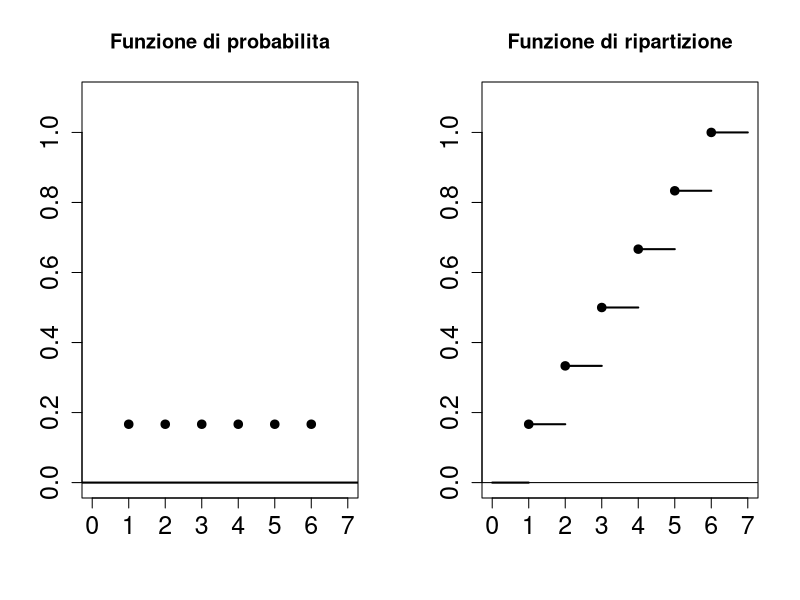
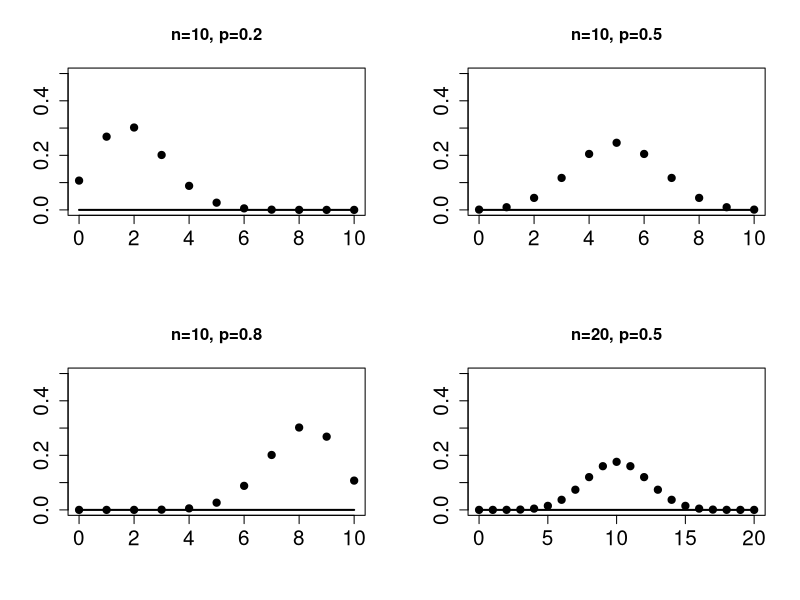
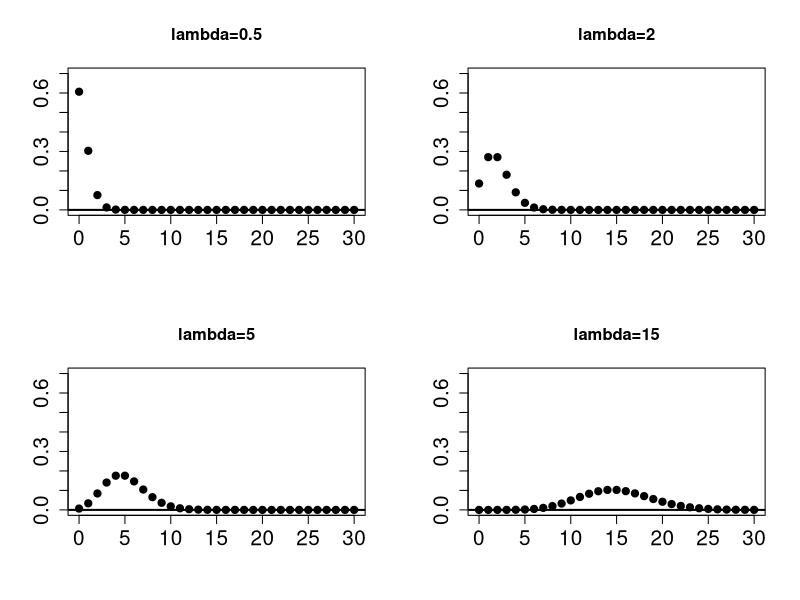
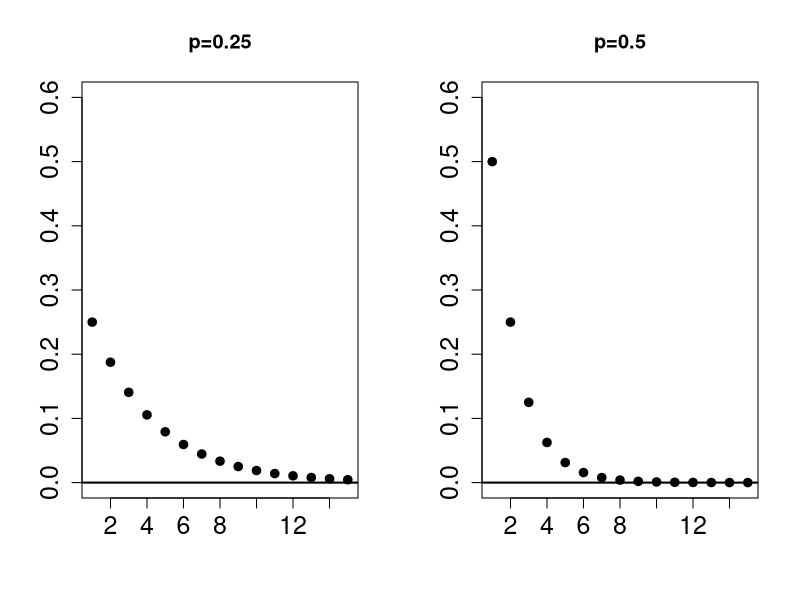
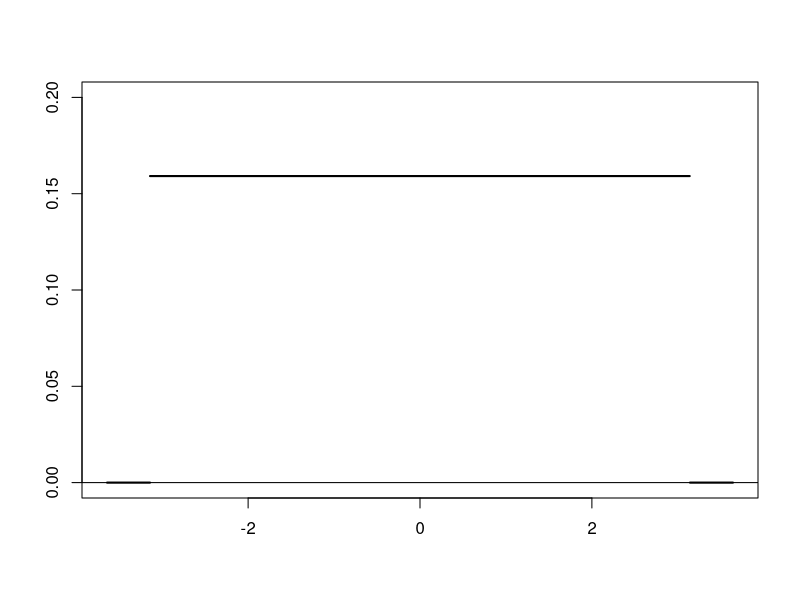
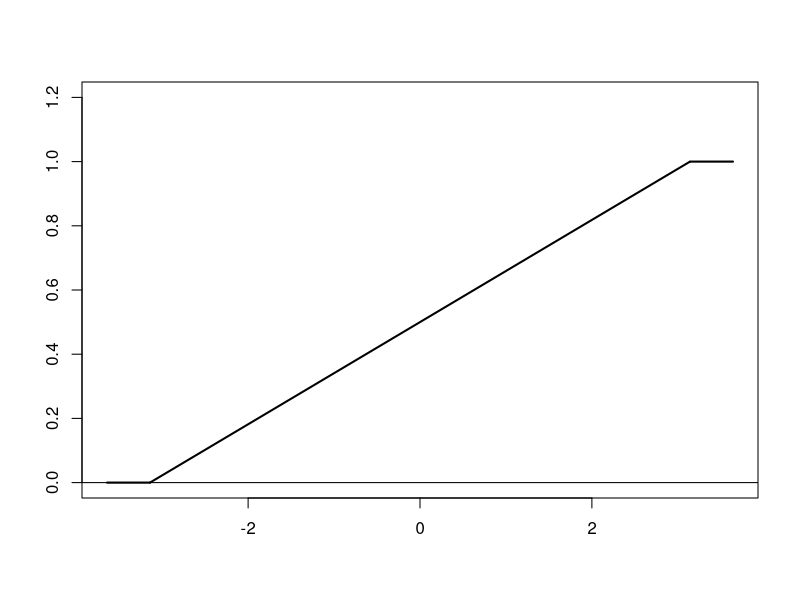
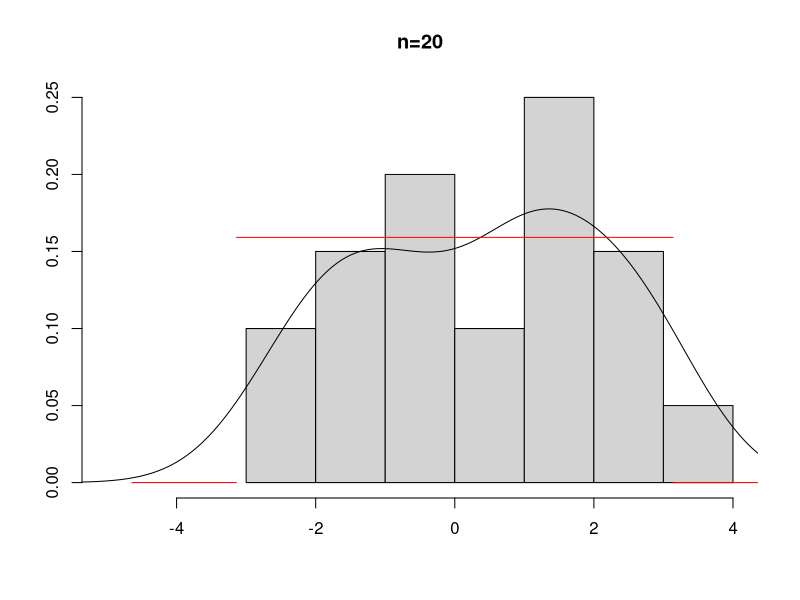
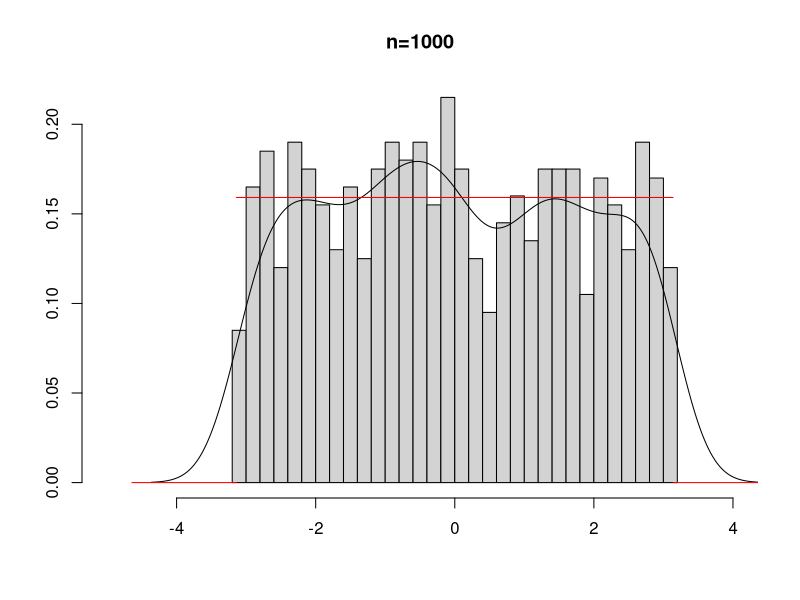

These charts were generated, in order, by the following R code:
###### LABORATORIO LEZIONE 6 ######


### Modelli discreti ###

# Dado #

par(mfrow=c(1,2))
xx<-c(1:6)
plot(xx,rep(1/6,6),pch=19,xlim=c(0,7),ylim=c(0,1.1),lwd=2,cex.axis=1.5,xlab=" ",ylab=" ",main = "Funzione di probabilita")
abline(0,0,lwd=2)
plot(xx,c(1,2,3,4,5,6)/6,pch=19,xlim=c(0,7),ylim=c(0,1.1),lwd=2,cex.axis=1.5,xlab=" ",ylab=" ",main = "Funzione di ripartizione")
segments(0,0,1,0,lwd=2)
segments(1,1/6,2,1/6,lwd=2)
segments(2,2/6,3,2/6,lwd=2)
segments(3,3/6,4,3/6,lwd=2)
segments(4,4/6,5,4/6,lwd=2)
segments(5,5/6,6,5/6,lwd=2)
segments(6,6/6,7,6/6,lwd=2)
abline(0,0,lwd=1)
par(mfrow=c(1,1))

# Modello binomiale #

par(mfrow=c(2,2))
xx<-seq(0,10,1)
# dbinom(x,size,prob) fornisce i valori della funzione di probabilita' in x di una Bin(size,prob)
plot(xx,dbinom(xx,10,0.2),pch=19,ylim=c(0,0.5),lwd=2,cex.axis=1.5,xlab=" ",ylab=" ",main="n=10, p=0.2")
segments(0,0,10,0,lwd=2)
plot(xx,dbinom(xx,10,0.5),pch=19,ylim=c(0,0.5),lwd=2,cex.axis=1.5,xlab=" ",ylab=" ",main="n=10, p=0.5")
segments(0,0,10,0,lwd=2)
plot(xx,dbinom(xx,10,0.8),pch=19,ylim=c(0,0.5),lwd=2,cex.axis=1.5,xlab=" ",ylab=" ",main="n=10, p=0.8")
segments(0,0,10,0,lwd=2)
xx<-seq(0,20,1)
plot(xx,dbinom(xx,20,0.5),pch=19,ylim=c(0,0.5),lwd=2,cex.axis=1.5,xlab=" ",ylab=" ",main="n=20, p=0.5")
segments(0,0,20,0,lwd=2)
par(mfrow=c(1,1))

# Atleti #

# dbinom(x,size,prob) fornisce i valori della funzione di probabilita' in x di una Bin(size,prob)
1-dbinom(0,10,0.3) # P(X>=1)
dbinom(2,10,0.3) # P(X=2)
dbinom(0,10,0.3)+dbinom(1,10,0.3)+dbinom(2,10,0.3)+dbinom(3,10,0.3) # P(X<4)
# pbinom(q,size,prob) fornisce i valori della funzione di ripartizione in q di una Bin(size,prob)
pbinom(2,10,0.3) # P(X<=2)
# qbinom(p,size,prob) fornisce il quantile di livello p di una Bin(size,prob)
qbinom(0.5,10,0.3) # mediana
# rbinom(n,size,prob) simula n osservazioni da una Bin(size,prob)
rbinom(4,10,0.3) 
# per avere sempre gli stessi valori simulati e' necessario fissare il seed della procedura di simulazione
set.seed(11)
rbinom(4,10,0.3)

# Monitor #

dbinom(0,50,0.1) # P(x=0)
1-pbinom(3,50,0.1) # P(X>3)
qbinom(c(0.25,0.5,0.75),50,0.1) # quartili

# Modello poisson #

par(mfrow=c(2,2))
xx<-seq(0,30,1)
# dpois(x,lambda) fornisce i valori della funzione di probabilita' in x di una P(lambda)
plot(xx,dpois(xx,0.5),pch=19,ylim=c(0,0.7),lwd=2,cex.axis=1.5,xlab=" ",ylab=" ",main="lambda=0.5")
abline(0,0,lwd=2)
plot(xx,dpois(xx,2),pch=19,ylim=c(0,0.7),lwd=2,cex.axis=1.5,xlab=" ",ylab=" ",main="lambda=2")
abline(0,0,lwd=2)
plot(xx,dpois(xx,5),pch=19,ylim=c(0,0.7),lwd=2,cex.axis=1.5,xlab=" ",ylab=" ",main="lambda=5")
abline(0,0,lwd=2)
plot(xx,dpois(xx,15),pch=19,ylim=c(0,0.7),lwd=2,cex.axis=1.5,xlab=" ",ylab=" ",main="lambda=15")
abline(0,0,lwd=2)
par(mfrow=c(1,1))

# Pronto soccorso #

# dpois(x,lambda) fornisce i valori della funzione di probabilita' in x di una P(lambda)
dpois(2,3) # P(X=2)
# ppois(x,lambda) fornisce i valori della funzione di ripartizione in q di una P(lambda)
1-ppois(2,3) # P(X>2)=1-P(X<=2)
# qpois(p,lambda) fornisce il quantile di livello p di una P(lambda)
qpois(0.5,3) # mediana
qpois(c(0.25,0.5,0.75),3) # quartili
# rpois(n,lambda) simula n osservazioni da una P(lambda)
rpois(4,3) 
# per avere sempre gli stessi valori simulati e' necessario fissare il seed della procedura di simulazione
set.seed(11)
rpois(4,3) 

# Pezzi difettosi #

dbinom(3,100,0.01) # P(X=3) esatta usando la Bi(100,0.01)
dpois(3,1) # P(X=3) approssimata usando la P(1)

# Modello geometrico #

par(mfrow=c(1,2))
xx<-seq(1,15,1)
# dgeom(x,prob) fornisce i valori della funzione di probabilita' in x di una Ge(prob)
# si considera l'argomento x-1 perche' in R la distribuzione geometrica e' definita in modo equivalente 
# considerando il numero di insuccessi (invece del numero di prove) prima del successo
plot(xx,dgeom(xx-1,0.25),pch=19,ylim=c(0,0.6),lwd=2,cex.axis=1.5,xlab=" ",ylab=" ",main="p=0.25")
abline(0,0,lwd=2)
plot(xx,dgeom(xx-1,0.5),pch=19,ylim=c(0,0.6),lwd=2,cex.axis=1.5,xlab=" ",ylab=" ",main="p=0.5")
abline(0,0,lwd=2)
par(mfrow=c(1,1))

# Gioco del lotto #

# dgeom(x,prob) fornisce i valori della funzione di probabilita' in x di una Ge(prob)
# per quanto detto in precedenza si considera l'argomento x-1
dgeom(20-1,1/18) # P(X=20)
# pgeom(q,prob) fornisce i valori della funzione di ripartizione in q di una Ge(prob)
dgeom(30-1,1/18)/(1-pgeom(10-1,1/18)) # P(X=30|X>10)=P(X=30)/P(X>10)
# qgoem(p,prob) fornisce il quantile di livello p di una Ge(prob); per quanto detto in precedenza bisogna aggiungere 1
qgeom(0.5,1/18)*+ # mediana
qgeom(c(0.25,0.5,0.75),1/18)+1 # quartili
# rgeom(n,prob) simula n osservazioni da una Ge(prob); per quanto detto in precedenza bisogna aggiungere  1
rgeom(4,1/18)+1
# per avere sempre gli stessi valori simulati e' necessario fissare il seed della procedura di simulazione
set.seed(11)
rgeom(4,1/18)+1

# Criceti #

# dunif(x,min,max) fornisce i valori della funzione di densita' in x di una U(min,max)
x<-seq(-pi,pi,0.01)
plot(x,dunif(x,-pi,pi),type='l',lwd=2,xlim=c(-pi-0.5,pi+0.5),ylim=c(0,0.2),xlab="",ylab="")
abline(0,0,lwd=1)
segments(-0.5-pi,0,-pi,0,lwd=2)
segments(pi,0,pi+0.5,0,lwd=2)
# punif(x,min,max) fornisce i valori della funzione di ripartizione in q di una U(min,max)
x<-seq(-pi,pi,0.01)
plot(x,punif(x,-pi,pi),type='l',lwd=2,xlim=c(-pi-0.5,pi+0.5),ylim=c(0,1.2),xlab="",ylab="")
abline(0,0,lwd=1)
segments(-0.5-pi,0,-pi,0,lwd=2)
segments(pi,1,pi+0.5,1,lwd=2)

punif(1,-pi,pi) # P(X<=1)
1-punif(1,-pi,pi) # P(X>1)
punif(1,-pi,pi)-punif(-1,-pi,pi) # P(-1<=X<=1)
# qunif(p,min,max) fornisce il quantile di livello p di una U(min,max)
qunif(0.5,-pi,pi) # mediana
qunif(c(0.25,0.5,0.75),-pi,pi) # quartili
# runif(n,min,max) simula n osservazioni da una U(min,max)
runif(4,-pi,pi) 
# per avere sempre gli stessi valori simulati e' necessario fissare il seed della procedura di simulazione
set.seed(11)
runif(4,-pi,pi)

# si simulano n=20 osservazioni da una U(-pi,pi) e si rappresentano istogramma e stima della densita'
# in rosso la vera funzione di densita' U(-pi,pi)
set.seed(1)
x<-runif(20,-pi,pi)
hist(x,freq=FALSE,xlim=c(-5,4),main="n=20",xlab="",ylab="")
lines(density(x))
lines(seq(-pi,pi,0.01),dunif(seq(-pi,pi,0.01),-pi,pi),col='red')
segments(-1.5-pi,0,-pi,0,col='red')
segments(pi,0,pi+1.5,0,col='red')
# si simulano n=1000 osservazioni da una U(-pi,pi) e si rappresentano istogramma e stima della densita'
# le stime sono molto piu' vicine alla vera funzione di densita' U(-pi,pi) (in rosso)
set.seed(1)
x<-runif(1000,-pi,pi)
hist(x,freq=FALSE,xlim=c(-5,4),breaks = 25,main="n=1000",xlab="",ylab="")
lines(density(x))
lines(seq(-pi,pi,0.01),dunif(seq(-pi,pi,0.01),-pi,pi),col='red')
segments(-1.5-pi,0,-pi,0,col='red')
segments(pi,0,pi+1.5,0,col='red')

# Circuito #

# dexp(x,rate) fornisce i valori della funzione di densita' in x di una Esp(rate)
# pexp(q,rate) fornisce i valori della funzione di ripartizione in q di una Esp(rate)
pexp(10,0.2)*pexp(10,0.3) # P(X_1<=10 e X_2<=10) (componenti in parallelo)
# con l'opzione lower.tail=FALSE si ottiene P(X>q)=1-P(X<=q)=1-F(q)
1-pexp(10,0.2,lower.tail=FALSE)*pexp(10,0.3,lower.tail=FALSE) # P(X_1<=10 o X_2<=10) (componenti in serie)
# in alternativa pexp(10,0.2)+pexp(10,0.3)-pexp(10,0.2)*pexp(10,0.3)

# qexp(p,rate) fornisce il quantile di livello p di una Esp(rate)
qexp(0.5,0.2) # mediana
qexp(c(0.25,0.5,0.75),0.2) # quartili
qexp(0.5,0.3) # mediana
qexp(c(0.25,0.5,0.75),0.3) # quartili
# rexp(n,rate) simula n osservazioni da una Esp(rate)
rexp(4,0.2) 
# per avere sempre gli stessi valori simulati e' necessario fissare il seed della procedura di simulazione
set.seed(11)
rexp(4,0.2)

# Modello normale #

# dnorm(x,mean,sd) fornisce i valori della funzione di densita' in x di una N(mean,sd^2)
# pnorm(q,mean,sd) fornisce i valori della funzione di ripartizione in q di una N(mean,sd^2)
# si considera sd invece della varianza
par(mfrow=c(1,2))
xx<-seq(-4.5,4.5,0.001)
plot(xx,dnorm(xx,0,1),ylim=c(0,0.6),type='l',lwd=2,cex.axis=1.3,xlab="",ylab="",main="Funzione di densita")
lines(xx,dnorm(xx,1,1),lwd=2,lty=2)
lines(xx,dnorm(xx,0,sqrt(2)),lwd=2,lty=3)
lines(xx,dnorm(xx,0,sqrt(1/2)),lwd=2,lty=4)
abline(0,0,lwd=1)
plot(xx,pnorm(xx,0,1),ylim=c(0,1),type='l',lwd=2,cex.axis=1.3,xlab="",ylab="",main="Funzione di ripartizione")
lines(xx,pnorm(xx,1,1),lwd=2,lty=2)
lines(xx,pnorm(xx,0,sqrt(2)),lwd=2,lty=3)
lines(xx,pnorm(xx,0,sqrt(1/2)),lwd=2,lty=4)
abline(0,0,lwd=1)
par(mfrow=c(1,1))

xx<-seq(-4,4,0.01)
plot(xx,dnorm(xx,0,1),ylim=c(0,0.5),type='l',lwd=2,cex.axis=1.3,xlab=" ",ylab=" ")
abline(0,0,lwd=1)
x1<-seq(-5,-2,0.01)
x2<-seq(2,5,0.01)
polygon(c(-5,x1,-2),c(0,dnorm(x1,0,1),0),col='skyblue')
polygon(c(2,x2,5),c(0,dnorm(x2,0,1),0),col='skyblue')

# per la simmetria, rispetto a z=0, della funzione di densita' della distribuzione normale standard
pnorm(-2) # P(Z<=-2); si considerano i valori di default mean=1 e sd=1
pnorm(2,lower.tail=FALSE) # P(Z>=2); con l'opzione lower.tail=FALSE si considera la coda destra
dnorm(-2) # phi(-2)
dnorm(2) # phi(2)
pnorm(2)-pnorm(-2) # P(|Z|<=2)=P(-2<=Z<=2)
2*pnorm(2,lower.tail=FALSE) # P(|Z|>=2)

pnorm(1)-pnorm(-1) # regola dei 2 sigma
pnorm(2)-pnorm(-2) # refola dei 4 sigma
pnorm(3)-pnorm(-3) # regola dei 6 sigma

# qnorm(p,mean,sd) fornisce il quantile di livello p di una N(mean,sd^2)
# con l'opzione lower.tail=FALSE si ottengono i valori critici
qnorm(c(0.25,0.5,0.75)) # quartili di una normle standard
qnorm(c(0.10,0.05,0.025,0.01,0.005,0.001,0.0005),lower.tail=FALSE) # valori critici

# rnorm(n,mean,sd) simula n osservazioni da una N(mean,sd^2)
rnorm(4) 
# per avere sempre gli stessi valori simulati e' necessario fissare il seed della procedura di simulazione
set.seed(11)
rnorm(4)

# si simulano n=20 osservazioni da una N(0,1) e si rappresentano istogramma e stima della densita'
# in rosso la vera funzione di densita' N(0,1)
set.seed(1)
x<-rnorm(20)
hist(x,freq=FALSE,xlim=c(-4,4),main="n=20",xlab="",ylab="")
lines(density(x))
lines(seq(-4,4,0.01),dnorm(seq(-4,4,0.01)),col='red')
abline(0,0,lwd=1)
# si simulano n=1000 osservazioni da una N(0,1) e si rappresentano istogramma e stima della densita'
# le stime sono molto piu' vicine alla vera funzione di densita' N(0,1) (in rosso)
set.seed(1)
x<-rnorm(1000)
hist(x,freq=FALSE,xlim=c(-4,4),main="n=1000",xlab="",ylab="")
lines(density(x))
lines(seq(-4,4,0.01),dnorm(seq(-4,4,0.01)),col='red')
abline(0,0,lwd=1)

# Pressione #

pnorm(135,129,sqrt(392.04)) # P(X<=135)
pnorm(130,129,sqrt(392.04))-pnorm(120,129,sqrt(392.04)) # P(120<=X<=130)
# P(120<=X<=150|X>129)
(pnorm(150,129,sqrt(392.04))-pnorm(129,129,sqrt(392.04)))/pnorm(129,129,sqrt(392.04),lower.tail=FALSE)

# Barre #

pnorm(5.1,5.05,sqrt(0.01))-pnorm(4.9,5.05,sqrt(0.01)) # P(4.9<=X<=5.1) con X N(5.05,0.01)
pnorm(5.1,5,sqrt(0.01))-pnorm(4.9,5,sqrt(0.01)) # P(4.9<=X<=5.1) con X N(5,0.01)
pnorm(5.1,5,sqrt(0.0025))-pnorm(4.9,5,sqrt(0.0025)) # P(4.9<=X<=5.1) con X N(5,0.0025)

# Riso #

dbinom(0,5,pnorm(500,500,5))

# Cipolle #

cipolle<-read.table("onions.dat",col.names=c("peso","dens","sede")) # il file onions.dat si trova nella cartella di lavoro
par(mfrow=c(1,2))
hist(cipolle$peso,freq=F,lwd=3,xlab=" ",ylab=" ",xlim=c(-20,220),ylim=c(0,0.013),cex.axis=1.2,main=" ")
xx<-seq(-20,220,0.01)
lines(density(cipolle$peso),lwd=2)
lines(xx,dnorm(xx,mean(cipolle$peso),sqrt(var(cipolle$peso)*83/84)),lwd=2,col='red')
qqnorm(cipolle$peso,xlab=" ",ylab=" ",cex.axis=1.2,main=" ")
qqline(cipolle$peso,lwd=2)
par(mfrow=c(1,1))

par(mfrow=c(1,2))
logpeso<-log(cipolle$peso)
hist(logpeso,freq=F,lwd=3,xlab=" ",ylab=" ",xlim=c(1.5,6),ylim=c(0,0.8),cex.axis=1.2,main=" ")
xx<-seq(1.5,6,0.01)
lines(density(logpeso),lwd=2)
lines(xx,dnorm(xx,mean(logpeso),sqrt(var(logpeso)*83/84)),lwd=2,col='red')
qqnorm(logpeso,xlab=" ",ylab=" ",cex.axis=1.2,main=" ")
qqline(logpeso,lwd=2)
par(mfrow=c(1,1))

# Modello chi-quadrato #

xx<-seq(0.001,25,0.01)
plot(xx,dchisq(xx,1),ylim=c(0,0.4),xlim=c(0,25),type='l',lwd=2,cex.axis=1.3,xlab=" ",ylab=" ")
lines(xx,dchisq(xx,3),lwd=2,lty=2)
lines(xx,dchisq(xx,6),lwd=2,lty=3)
lines(xx,dchisq(xx,10),lwd=2,lty=4)
abline(0,0,lwd=1)

# dchisq(x,df) fornisce i valori della funzione di densita' in x di una chi(df)
# pchisq(q,df) fornisce i valori della funzione di ripartizione in q di una chi(df)
# qchisq(p,df) fornisce il quantile di livello p di una chi(df)
# rchisq(n,df) simula n osservazioni da una chi(df)

qchisq(c(0.999,0.995,0.99,0.975,0.95,0.9,0.10,0.05,0.025,0.01,0.005,0.001),15,lower.tail=FALSE) # valori critici si una chi(15)

# Modello t di Student #

xx<-seq(-6,6,0.01)
plot(xx,dt(xx,1),ylim=c(0,0.45),xlim=c(-6,6),type='l',lwd=2,cex.axis=1.3,xlab=" ",ylab=" ")
abline(0,0,lwd=1)
lines(xx,dnorm(xx),lwd=2,col='red')
lines(xx,dt(xx,3),lwd=2,lty=2)
lines(xx,dt(xx,10),lwd=2,lty=4)

# dt(x,df) fornisce i valori della funzione di densita' in x di una t(df)
# pt(q,df) fornisce i valori della funzione di ripartizione in q di una t(df)
# qt(p,df) fornisce il quantile di livello p di una t(df)
# rt(n,df) simula n osservazioni da una t(df)

qt(c(0.10,0.05,0.025,0.01,0.005,0.001),3,lower.tail=FALSE) # valori critici si una t(3)

# Modello F di Fisher #

xx<-seq(0,6,0.01)
plot(xx,df(xx,5,5),ylim=c(0,1.1),xlim=c(0,6),type='l',lwd=2,cex.axis=1.3,xlab=" ",ylab=" ")
abline(0,0,lwd=1)
lines(xx,df(xx,5,25),lwd=2,lty=2)
lines(xx,df(xx,25,5),lwd=3,lty=3)
lines(xx,df(xx,25,25),lwd=2,lty=4)

# df(x,df1,df2) fornisce i valori della funzione di densita' in x di una F(df1,df2)
# pf(q,df1,df2) fornisce i valori della funzione di ripartizione in q di una F(df1,df2)
# qf(p,df1,df2) fornisce il quantile di livello p di una F(df1,df2)
# rf(n,df1,df2) simula n osservazioni da una F(df1,df2)

qf(c(0.999,0.995,0.99,0.975,0.95,0.9,0.10,0.05,0.025,0.01,0.005,0.001),5,5,lower.tail=FALSE) # valori critici si una F(5,5)
